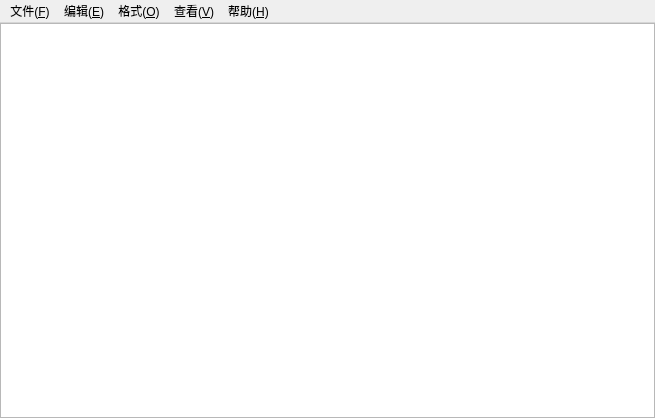
<?xml version="1.0" encoding="UTF-8"?>
<ui version="4.0">
 <class>MyNote</class>
 <widget class="QMainWindow" name="MyNote">
  <property name="geometry">
   <rect>
    <x>0</x>
    <y>0</y>
    <width>655</width>
    <height>418</height>
   </rect>
  </property>
  <property name="windowTitle">
   <string>MyNote</string>
  </property>
  <widget class="QWidget" name="centralWidget">
   <layout class="QHBoxLayout" name="horizontalLayout">
    <property name="leftMargin">
     <number>0</number>
    </property>
    <property name="topMargin">
     <number>0</number>
    </property>
    <property name="rightMargin">
     <number>0</number>
    </property>
    <property name="bottomMargin">
     <number>0</number>
    </property>
    <item>
     <widget class="QTextEdit" name="textEdit">
      <property name="font">
       <font>
        <pointsize>20</pointsize>
       </font>
      </property>
     </widget>
    </item>
   </layout>
  </widget>
  <widget class="QMenuBar" name="menuBar">
   <property name="geometry">
    <rect>
     <x>0</x>
     <y>0</y>
     <width>655</width>
     <height>23</height>
    </rect>
   </property>
   <widget class="QMenu" name="menu">
    <property name="title">
     <string>文件(&amp;F)</string>
    </property>
    <addaction name="actionnew"/>
    <addaction name="actionopen"/>
    <addaction name="actionsave"/>
    <addaction name="actionsaveAs"/>
    <addaction name="separator"/>
    <addaction name="actionexit"/>
   </widget>
   <widget class="QMenu" name="menu_2">
    <property name="title">
     <string>编辑(&amp;E)</string>
    </property>
    <addaction name="actioncopy"/>
    <addaction name="actionpaste"/>
    <addaction name="actionfind"/>
    <addaction name="actiondatatime"/>
   </widget>
   <widget class="QMenu" name="menu_3">
    <property name="title">
     <string>格式(&amp;O)</string>
    </property>
   </widget>
   <widget class="QMenu" name="menu_4">
    <property name="title">
     <string>查看(&amp;V)</string>
    </property>
   </widget>
   <widget class="QMenu" name="menu_5">
    <property name="title">
     <string>帮助(&amp;H)</string>
    </property>
   </widget>
   <addaction name="menu"/>
   <addaction name="menu_2"/>
   <addaction name="menu_3"/>
   <addaction name="menu_4"/>
   <addaction name="menu_5"/>
  </widget>
  <action name="actionnew">
   <property name="text">
    <string>新建</string>
   </property>
   <property name="shortcut">
    <string>Ctrl+N</string>
   </property>
  </action>
  <action name="actionopen">
   <property name="text">
    <string>打开</string>
   </property>
   <property name="shortcut">
    <string>Ctrl+O</string>
   </property>
  </action>
  <action name="actionsave">
   <property name="text">
    <string>保存</string>
   </property>
   <property name="shortcut">
    <string>Ctrl+S</string>
   </property>
  </action>
  <action name="actionsaveAs">
   <property name="text">
    <string>另存为...</string>
   </property>
   <property name="shortcut">
    <string>Ctrl+Shift+S</string>
   </property>
  </action>
  <action name="actionexit">
   <property name="text">
    <string>退出</string>
   </property>
   <property name="shortcut">
    <string>Ctrl+Q</string>
   </property>
  </action>
  <action name="actioncopy">
   <property name="text">
    <string>copy</string>
   </property>
  </action>
  <action name="actionpaste">
   <property name="text">
    <string>paste</string>
   </property>
  </action>
  <action name="actionfind">
   <property name="text">
    <string>find</string>
   </property>
  </action>
  <action name="actiondatatime">
   <property name="text">
    <string>datatime</string>
   </property>
  </action>
 </widget>
 <layoutdefault spacing="6" margin="11"/>
 <resources/>
 <connections/>
</ui>
